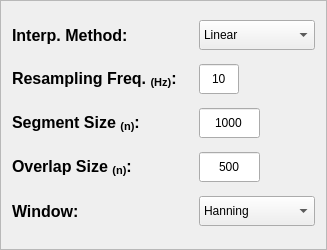
        <widget class="QFrame" name="frame_7">
         <property name="sizePolicy">
          <sizepolicy hsizetype="Minimum" vsizetype="Fixed">
           <horstretch>0</horstretch>
           <verstretch>0</verstretch>
          </sizepolicy>
         </property>
         <property name="minimumSize">
          <size>
           <width>0</width>
           <height>250</height>
          </size>
         </property>
         <property name="maximumSize">
          <size>
           <width>16777215</width>
           <height>250</height>
          </size>
         </property>
         <property name="frameShape">
          <enum>QFrame::StyledPanel</enum>
         </property>
         <property name="frameShadow">
          <enum>QFrame::Raised</enum>
         </property>
         <layout class="QGridLayout" name="gridLayout">
          <item row="0" column="1">
           <widget class="QComboBox" name="interpMethodComboBox">
            <property name="minimumSize">
             <size>
              <width>116</width>
              <height>30</height>
             </size>
            </property>
            <item>
             <property name="text">
              <string>Linear</string>
             </property>
            </item>
            <item>
             <property name="text">
              <string>Cubic spline</string>
             </property>
            </item>
           </widget>
          </item>
          <item row="1" column="0">
           <widget class="QLabel" name="label_3">
            <property name="minimumSize">
             <size>
              <width>181</width>
              <height>0</height>
             </size>
            </property>
            <property name="maximumSize">
             <size>
              <width>160</width>
              <height>16777215</height>
             </size>
            </property>
            <property name="font">
             <font>
              <pointsize>12</pointsize>
              <bold>true</bold>
             </font>
            </property>
            <property name="text">
             <string>&lt;html&gt;&lt;head/&gt;&lt;body&gt;&lt;p&gt;Resampling Freq. &lt;span style=&quot; vertical-align:sub;&quot;&gt;(Hz)&lt;/span&gt;:&lt;/p&gt;&lt;/body&gt;&lt;/html&gt;</string>
            </property>
           </widget>
          </item>
          <item row="0" column="0">
           <widget class="QLabel" name="label_2">
            <property name="maximumSize">
             <size>
              <width>16777215</width>
              <height>120</height>
             </size>
            </property>
            <property name="font">
             <font>
              <pointsize>12</pointsize>
              <bold>true</bold>
             </font>
            </property>
            <property name="text">
             <string>Interp. Method:</string>
            </property>
           </widget>
          </item>
          <item row="2" column="0">
           <widget class="QLabel" name="label_11">
            <property name="font">
             <font>
              <pointsize>12</pointsize>
              <bold>true</bold>
             </font>
            </property>
            <property name="text">
             <string>&lt;html&gt;&lt;head/&gt;&lt;body&gt;&lt;p&gt;Segment Size &lt;span style=&quot; vertical-align:sub;&quot;&gt;(n)&lt;/span&gt;:&lt;/p&gt;&lt;/body&gt;&lt;/html&gt;</string>
            </property>
           </widget>
          </item>
          <item row="4" column="0">
           <widget class="QLabel" name="label_5">
            <property name="maximumSize">
             <size>
              <width>16777215</width>
              <height>120</height>
             </size>
            </property>
            <property name="font">
             <font>
              <pointsize>12</pointsize>
              <bold>true</bold>
             </font>
            </property>
            <property name="text">
             <string>Window:</string>
            </property>
           </widget>
          </item>
          <item row="3" column="1">
           <widget class="QLineEdit" name="overlapSize">
            <property name="minimumSize">
             <size>
              <width>61</width>
              <height>0</height>
             </size>
            </property>
            <property name="maximumSize">
             <size>
              <width>40</width>
              <height>30</height>
             </size>
            </property>
            <property name="layoutDirection">
             <enum>Qt::LeftToRight</enum>
            </property>
            <property name="inputMask">
             <string/>
            </property>
            <property name="text">
             <string>500</string>
            </property>
            <property name="alignment">
             <set>Qt::AlignCenter</set>
            </property>
           </widget>
          </item>
          <item row="1" column="1">
           <widget class="QLineEdit" name="resamplingFrequency">
            <property name="maximumSize">
             <size>
              <width>40</width>
              <height>30</height>
             </size>
            </property>
            <property name="layoutDirection">
             <enum>Qt::LeftToRight</enum>
            </property>
            <property name="styleSheet">
             <string notr="true"/>
            </property>
            <property name="inputMask">
             <string>00</string>
            </property>
            <property name="text">
             <string>10</string>
            </property>
            <property name="alignment">
             <set>Qt::AlignCenter</set>
            </property>
            <property name="readOnly">
             <bool>false</bool>
            </property>
           </widget>
          </item>
          <item row="2" column="1">
           <widget class="QLineEdit" name="segmentSize">
            <property name="minimumSize">
             <size>
              <width>61</width>
              <height>0</height>
             </size>
            </property>
            <property name="maximumSize">
             <size>
              <width>40</width>
              <height>30</height>
             </size>
            </property>
            <property name="layoutDirection">
             <enum>Qt::LeftToRight</enum>
            </property>
            <property name="inputMask">
             <string/>
            </property>
            <property name="text">
             <string>1000</string>
            </property>
            <property name="alignment">
             <set>Qt::AlignCenter</set>
            </property>
           </widget>
          </item>
          <item row="4" column="1">
           <widget class="QComboBox" name="windowComboBox">
            <property name="minimumSize">
             <size>
              <width>116</width>
              <height>30</height>
             </size>
            </property>
            <item>
             <property name="text">
              <string>Hanning</string>
             </property>
            </item>
            <item>
             <property name="text">
              <string>Hamming</string>
             </property>
            </item>
            <item>
             <property name="text">
              <string>Rectangular</string>
             </property>
            </item>
           </widget>
          </item>
          <item row="3" column="0">
           <widget class="QLabel" name="label_20">
            <property name="font">
             <font>
              <pointsize>12</pointsize>
              <bold>true</bold>
             </font>
            </property>
            <property name="text">
             <string>&lt;html&gt;&lt;head/&gt;&lt;body&gt;&lt;p&gt;Overlap Size &lt;span style=&quot; vertical-align:sub;&quot;&gt;(n)&lt;/span&gt;:&lt;/p&gt;&lt;/body&gt;&lt;/html&gt;</string>
            </property>
           </widget>
          </item>
         </layout>
        </widget>
